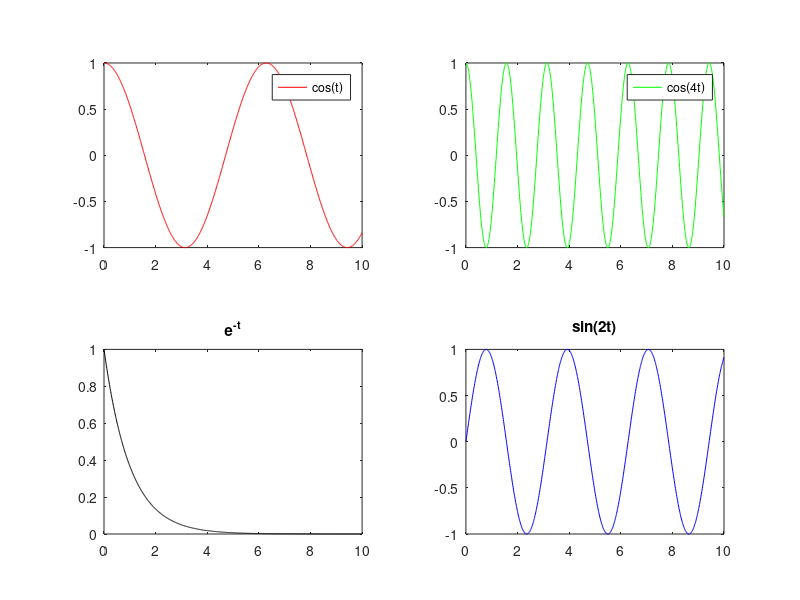

MATLAB code for this plot:
%DPS lab 1
%zadaca 1
A = [1 3 2; 2 3 3; 2 2 3]
B = [A, 2* ones(3, 2); zeros(2, 3), ones(2)]
C = [1:7; 2:2:14; 5:5:35]

%zadaca 2
n1 = [0:8]
x1 = [3 5 8 1 2 3 7 8 1]
n2 = n1
x2 = [2 1 0 4 0 5 4 3 3]

prozivod = conv(x1, x2)

%zadaca 3
na = [2:3:35];
xa = 2*na.^2 + 3;
stem(na, xa);

nb = [3:13];
xb = exp(-0.01*nb.^2) + sqrt(nb-2);
stem(nb, xb);

tv = [0:0.001:4];
xv = exp(-tv) .* cos(4*tv-3);
plot(tv, xv);

td = [0:0.01:15];
xd = cos(3*td+2) .* sin(2*td);
plot(td,xd);

%zadaca 4
t = [0:0.01:10];
x1 = cos(t);
x2 = cos(4*t);
subplot(2, 2, 1);
plot(t, x1, 'color', 'red');
legend('cos(t)');
subplot(2, 2, 2);
plot(t, x2, 'color', 'green');
legend('cos(4t)');

t = [0:0.01:10];
x1 = exp(-t);
x2 = sin(2*t);
subplot(2, 2, 3);
plot(t, x1, 'color', 'black');
title('e^-^t');
subplot(2, 2, 4);
plot(t, x2, 'color', 'blue');
title('sin(2t)');